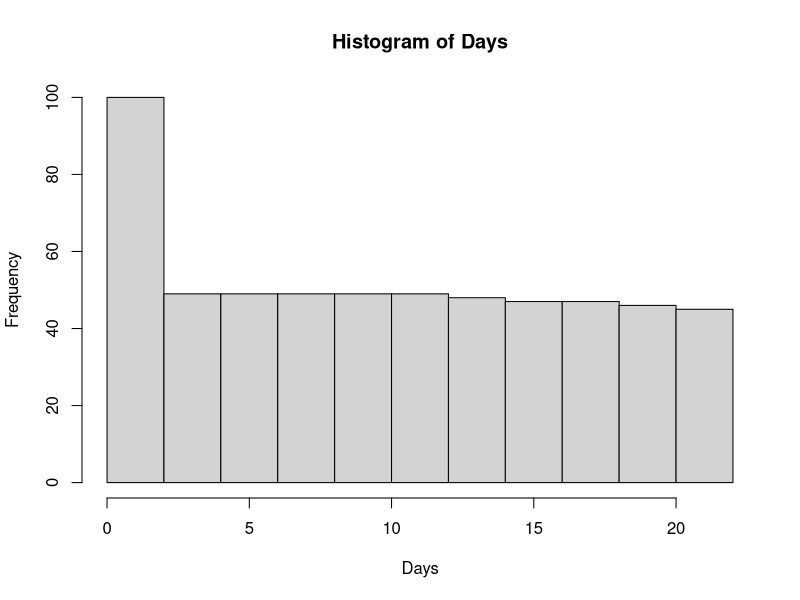
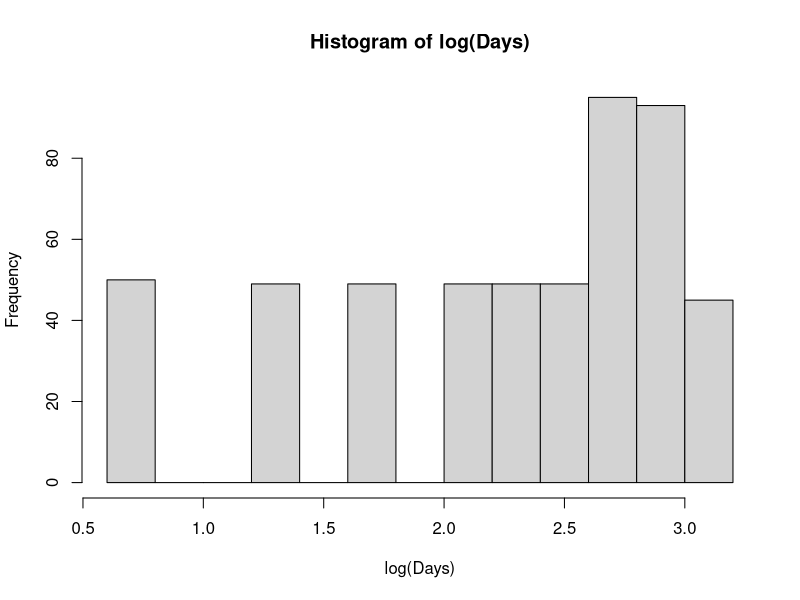
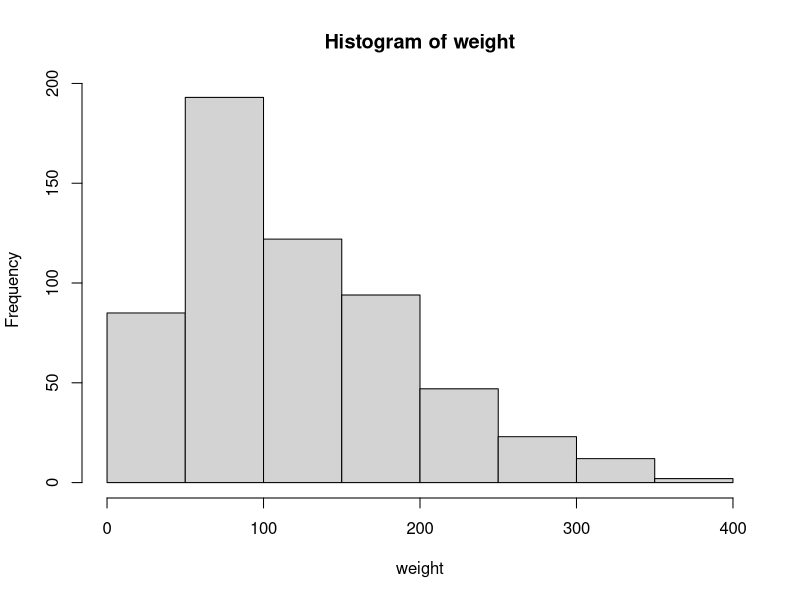
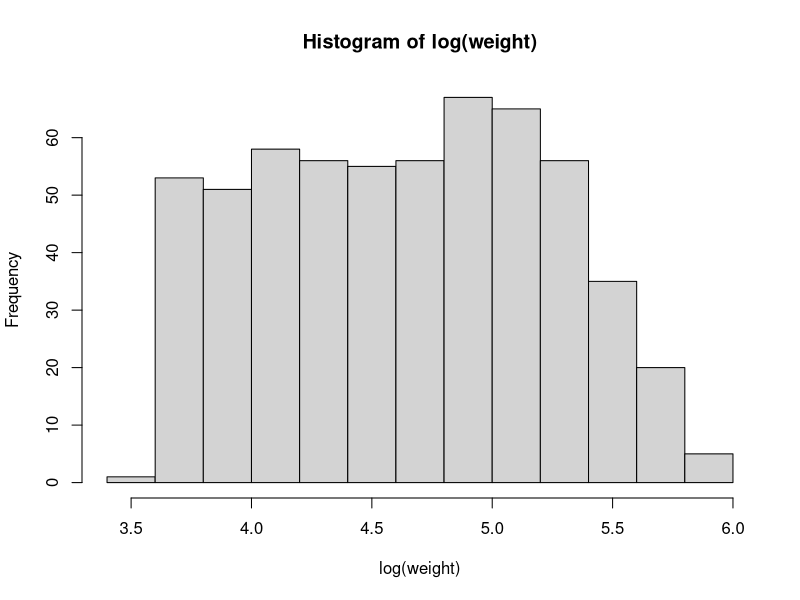

Here is the R script that generated these plots, in order:
## ---- chunk 1
knitr::opts_chunk$set(echo = TRUE)
suppressMessages(library("tidyverse"))
## ---- chunk 2
ChickData = ChickWeight
weight = ChickData$weight
Days = ChickData$Time

hist(Days)

hist(log(Days))

hist(weight)

hist(log(weight))
